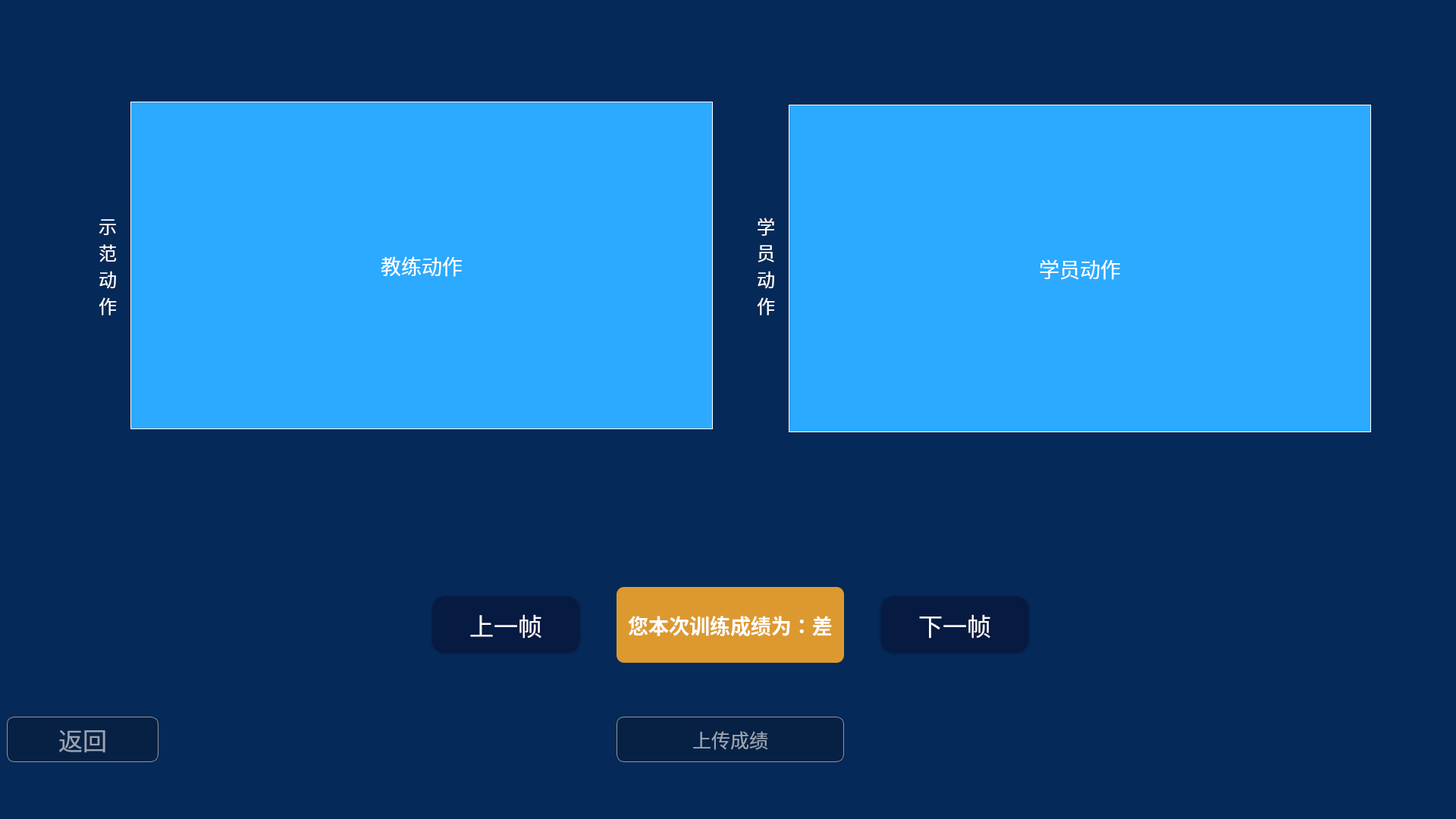
<?xml version="1.0" encoding="UTF-8"?>
<ui version="4.0">
 <class>Action_Eval</class>
 <widget class="QWidget" name="Action_Eval">
  <property name="geometry">
   <rect>
    <x>0</x>
    <y>0</y>
    <width>1920</width>
    <height>1080</height>
   </rect>
  </property>
  <property name="minimumSize">
   <size>
    <width>1920</width>
    <height>1080</height>
   </size>
  </property>
  <property name="maximumSize">
   <size>
    <width>1920</width>
    <height>1080</height>
   </size>
  </property>
  <property name="windowTitle">
   <string>Form</string>
  </property>
  <layout class="QHBoxLayout" name="horizontalLayout">
   <property name="spacing">
    <number>0</number>
   </property>
   <property name="leftMargin">
    <number>0</number>
   </property>
   <property name="topMargin">
    <number>0</number>
   </property>
   <property name="rightMargin">
    <number>0</number>
   </property>
   <property name="bottomMargin">
    <number>0</number>
   </property>
   <item>
    <widget class="QFrame" name="main_frame">
     <property name="minimumSize">
      <size>
       <width>0</width>
       <height>0</height>
      </size>
     </property>
     <property name="maximumSize">
      <size>
       <width>1920</width>
       <height>1080</height>
      </size>
     </property>
     <property name="styleSheet">
      <string notr="true">QFrame{
background-color: rgb(5,41,88);
}</string>
     </property>
     <property name="frameShape">
      <enum>QFrame::NoFrame</enum>
     </property>
     <property name="frameShadow">
      <enum>QFrame::Raised</enum>
     </property>
     <layout class="QVBoxLayout" name="verticalLayout">
      <property name="spacing">
       <number>0</number>
      </property>
      <property name="leftMargin">
       <number>0</number>
      </property>
      <property name="topMargin">
       <number>0</number>
      </property>
      <property name="rightMargin">
       <number>0</number>
      </property>
      <property name="bottomMargin">
       <number>0</number>
      </property>
      <item>
       <widget class="QFrame" name="top_frame">
        <property name="minimumSize">
         <size>
          <width>1920</width>
          <height>700</height>
         </size>
        </property>
        <property name="maximumSize">
         <size>
          <width>1920</width>
          <height>700</height>
         </size>
        </property>
        <property name="frameShape">
         <enum>QFrame::NoFrame</enum>
        </property>
        <property name="frameShadow">
         <enum>QFrame::Raised</enum>
        </property>
        <layout class="QHBoxLayout" name="horizontalLayout_3">
         <property name="spacing">
          <number>0</number>
         </property>
         <property name="leftMargin">
          <number>0</number>
         </property>
         <property name="topMargin">
          <number>0</number>
         </property>
         <property name="rightMargin">
          <number>0</number>
         </property>
         <property name="bottomMargin">
          <number>0</number>
         </property>
         <item>
          <spacer name="horizontalSpacer_7">
           <property name="orientation">
            <enum>Qt::Horizontal</enum>
           </property>
           <property name="sizeHint" stdset="0">
            <size>
             <width>40</width>
             <height>20</height>
            </size>
           </property>
          </spacer>
         </item>
         <item>
          <widget class="QLabel" name="lab_hint1">
           <property name="minimumSize">
            <size>
             <width>60</width>
             <height>0</height>
            </size>
           </property>
           <property name="maximumSize">
            <size>
             <width>60</width>
             <height>16777215</height>
            </size>
           </property>
           <property name="font">
            <font>
             <family>微软雅黑</family>
             <pointsize>18</pointsize>
             <bold>false</bold>
            </font>
           </property>
           <property name="styleSheet">
            <string notr="true">color: rgb(255, 255, 255);</string>
           </property>
           <property name="text">
            <string>示
范
动
作</string>
           </property>
           <property name="alignment">
            <set>Qt::AlignCenter</set>
           </property>
          </widget>
         </item>
         <item>
          <widget class="QLabel" name="lab_right_fig">
           <property name="minimumSize">
            <size>
             <width>768</width>
             <height>432</height>
            </size>
           </property>
           <property name="maximumSize">
            <size>
             <width>768</width>
             <height>432</height>
            </size>
           </property>
           <property name="font">
            <font>
             <family>微软雅黑</family>
             <pointsize>20</pointsize>
             <bold>false</bold>
            </font>
           </property>
           <property name="styleSheet">
            <string notr="true">background-color: rgb(43, 170, 255);
color: rgb(255, 255, 255);
border:1px solid;
border-color:rgb(255, 255, 255);</string>
           </property>
           <property name="text">
            <string>教练动作</string>
           </property>
           <property name="alignment">
            <set>Qt::AlignCenter</set>
           </property>
          </widget>
         </item>
         <item>
          <spacer name="horizontalSpacer_6">
           <property name="orientation">
            <enum>Qt::Horizontal</enum>
           </property>
           <property name="sizeType">
            <enum>QSizePolicy::Fixed</enum>
           </property>
           <property name="sizeHint" stdset="0">
            <size>
             <width>40</width>
             <height>20</height>
            </size>
           </property>
          </spacer>
         </item>
         <item>
          <widget class="QLabel" name="lab_hint2">
           <property name="minimumSize">
            <size>
             <width>60</width>
             <height>0</height>
            </size>
           </property>
           <property name="maximumSize">
            <size>
             <width>60</width>
             <height>16777215</height>
            </size>
           </property>
           <property name="font">
            <font>
             <family>微软雅黑</family>
             <pointsize>18</pointsize>
             <bold>false</bold>
            </font>
           </property>
           <property name="styleSheet">
            <string notr="true">color: rgb(255, 255, 255);</string>
           </property>
           <property name="text">
            <string>学
员
动
作</string>
           </property>
           <property name="alignment">
            <set>Qt::AlignCenter</set>
           </property>
          </widget>
         </item>
         <item>
          <widget class="QLabel" name="lab_left_fig">
           <property name="minimumSize">
            <size>
             <width>768</width>
             <height>432</height>
            </size>
           </property>
           <property name="maximumSize">
            <size>
             <width>768</width>
             <height>423</height>
            </size>
           </property>
           <property name="sizeIncrement">
            <size>
             <width>0</width>
             <height>0</height>
            </size>
           </property>
           <property name="font">
            <font>
             <family>微软雅黑</family>
             <pointsize>20</pointsize>
             <bold>false</bold>
            </font>
           </property>
           <property name="styleSheet">
            <string notr="true">background-color: rgb(43, 170, 255);
color: rgb(255, 255, 255);
border:1px solid;
border-color:rgb(255, 255, 255);</string>
           </property>
           <property name="text">
            <string>学员动作</string>
           </property>
           <property name="alignment">
            <set>Qt::AlignCenter</set>
           </property>
          </widget>
         </item>
         <item>
          <spacer name="horizontalSpacer_8">
           <property name="orientation">
            <enum>Qt::Horizontal</enum>
           </property>
           <property name="sizeHint" stdset="0">
            <size>
             <width>40</width>
             <height>20</height>
            </size>
           </property>
          </spacer>
         </item>
        </layout>
       </widget>
      </item>
      <item>
       <widget class="QFrame" name="bottom_frame">
        <property name="font">
         <font>
          <family>微软雅黑</family>
          <pointsize>14</pointsize>
         </font>
        </property>
        <property name="styleSheet">
         <string notr="true">QPushButton{
border:none;
color: rgb(255, 255, 255);
}</string>
        </property>
        <property name="frameShape">
         <enum>QFrame::NoFrame</enum>
        </property>
        <property name="frameShadow">
         <enum>QFrame::Raised</enum>
        </property>
        <layout class="QGridLayout" name="gridLayout">
         <item row="0" column="6">
          <widget class="QPushButton" name="btn_right">
           <property name="minimumSize">
            <size>
             <width>200</width>
             <height>80</height>
            </size>
           </property>
           <property name="maximumSize">
            <size>
             <width>200</width>
             <height>80</height>
            </size>
           </property>
           <property name="font">
            <font>
             <family>微软雅黑</family>
             <pointsize>24</pointsize>
             <bold>false</bold>
            </font>
           </property>
           <property name="layoutDirection">
            <enum>Qt::LeftToRight</enum>
           </property>
           <property name="styleSheet">
            <string notr="true">background-color: rgb(6,26,66);
border-radius:20px;
border:5px solid;
border-color:rgba(6,26,66,50);</string>
           </property>
           <property name="text">
            <string>下一帧</string>
           </property>
           <property name="icon">
            <iconset>
             <normaloff>:/icons/figs/icon/右箭头.png</normaloff>:/icons/figs/icon/右箭头.png</iconset>
           </property>
           <property name="iconSize">
            <size>
             <width>60</width>
             <height>60</height>
            </size>
           </property>
          </widget>
         </item>
         <item row="1" column="8">
          <spacer name="horizontalSpacer_5">
           <property name="orientation">
            <enum>Qt::Horizontal</enum>
           </property>
           <property name="sizeType">
            <enum>QSizePolicy::Fixed</enum>
           </property>
           <property name="sizeHint" stdset="0">
            <size>
             <width>200</width>
             <height>0</height>
            </size>
           </property>
          </spacer>
         </item>
         <item row="0" column="4">
          <widget class="QLabel" name="lab_text">
           <property name="minimumSize">
            <size>
             <width>300</width>
             <height>100</height>
            </size>
           </property>
           <property name="maximumSize">
            <size>
             <width>300</width>
             <height>150</height>
            </size>
           </property>
           <property name="font">
            <font>
             <family>微软雅黑</family>
             <pointsize>20</pointsize>
             <bold>true</bold>
            </font>
           </property>
           <property name="styleSheet">
            <string notr="true">background-color:rgb(220, 153, 47);
color:rgb(255, 255, 255);
border:none;
border-radius:10px;</string>
           </property>
           <property name="text">
            <string>您本次训练成绩为：差</string>
           </property>
           <property name="alignment">
            <set>Qt::AlignCenter</set>
           </property>
          </widget>
         </item>
         <item row="0" column="1">
          <spacer name="horizontalSpacer_3">
           <property name="orientation">
            <enum>Qt::Horizontal</enum>
           </property>
           <property name="sizeHint" stdset="0">
            <size>
             <width>40</width>
             <height>20</height>
            </size>
           </property>
          </spacer>
         </item>
         <item row="0" column="2">
          <widget class="QPushButton" name="btn_left">
           <property name="minimumSize">
            <size>
             <width>200</width>
             <height>80</height>
            </size>
           </property>
           <property name="maximumSize">
            <size>
             <width>200</width>
             <height>80</height>
            </size>
           </property>
           <property name="font">
            <font>
             <family>微软雅黑</family>
             <pointsize>24</pointsize>
             <bold>false</bold>
            </font>
           </property>
           <property name="layoutDirection">
            <enum>Qt::RightToLeft</enum>
           </property>
           <property name="styleSheet">
            <string notr="true">background-color: rgb(6,26,66);
border-radius:20px;
border:5px solid;
border-color:rgba(6,26,66,50);</string>
           </property>
           <property name="text">
            <string>上一帧</string>
           </property>
           <property name="icon">
            <iconset>
             <normaloff>:/icons/figs/icon/左箭头.png</normaloff>:/icons/figs/icon/左箭头.png</iconset>
           </property>
           <property name="iconSize">
            <size>
             <width>60</width>
             <height>60</height>
            </size>
           </property>
          </widget>
         </item>
         <item row="0" column="3">
          <spacer name="horizontalSpacer">
           <property name="orientation">
            <enum>Qt::Horizontal</enum>
           </property>
           <property name="sizeType">
            <enum>QSizePolicy::Fixed</enum>
           </property>
           <property name="sizeHint" stdset="0">
            <size>
             <width>40</width>
             <height>20</height>
            </size>
           </property>
          </spacer>
         </item>
         <item row="0" column="7">
          <spacer name="horizontalSpacer_4">
           <property name="orientation">
            <enum>Qt::Horizontal</enum>
           </property>
           <property name="sizeHint" stdset="0">
            <size>
             <width>40</width>
             <height>20</height>
            </size>
           </property>
          </spacer>
         </item>
         <item row="3" column="4">
          <widget class="QPushButton" name="btn_upload">
           <property name="sizePolicy">
            <sizepolicy hsizetype="Preferred" vsizetype="Preferred">
             <horstretch>0</horstretch>
             <verstretch>0</verstretch>
            </sizepolicy>
           </property>
           <property name="minimumSize">
            <size>
             <width>300</width>
             <height>60</height>
            </size>
           </property>
           <property name="maximumSize">
            <size>
             <width>150</width>
             <height>60</height>
            </size>
           </property>
           <property name="font">
            <font>
             <family>微软雅黑</family>
             <pointsize>19</pointsize>
            </font>
           </property>
           <property name="layoutDirection">
            <enum>Qt::LeftToRight</enum>
           </property>
           <property name="styleSheet">
            <string notr="true">
color: rgba(255, 255, 255, 150);
border:none;
border-radius:10px;
background-color: rgb(6,33,68);
border:1px solid;

border-color: rgb(149, 149, 149);</string>
           </property>
           <property name="text">
            <string>上传成绩</string>
           </property>
          </widget>
         </item>
         <item row="0" column="5">
          <spacer name="horizontalSpacer_2">
           <property name="orientation">
            <enum>Qt::Horizontal</enum>
           </property>
           <property name="sizeType">
            <enum>QSizePolicy::Fixed</enum>
           </property>
           <property name="sizeHint" stdset="0">
            <size>
             <width>40</width>
             <height>20</height>
            </size>
           </property>
          </spacer>
         </item>
         <item row="3" column="0">
          <widget class="QPushButton" name="btn_back">
           <property name="minimumSize">
            <size>
             <width>200</width>
             <height>60</height>
            </size>
           </property>
           <property name="maximumSize">
            <size>
             <width>200</width>
             <height>60</height>
            </size>
           </property>
           <property name="font">
            <font>
             <family>微软雅黑</family>
             <pointsize>24</pointsize>
            </font>
           </property>
           <property name="styleSheet">
            <string notr="true">color: rgba(255, 255, 255, 150);
border:none;
border-radius:10px;
background-color: rgb(6,33,68);
border:1px solid;
border-color: rgb(149, 149, 149);</string>
           </property>
           <property name="text">
            <string>返回</string>
           </property>
           <property name="icon">
            <iconset>
             <normaloff>:/icons/figs/icon/返回.png</normaloff>:/icons/figs/icon/返回.png</iconset>
           </property>
           <property name="iconSize">
            <size>
             <width>45</width>
             <height>45</height>
            </size>
           </property>
          </widget>
         </item>
        </layout>
       </widget>
      </item>
     </layout>
    </widget>
   </item>
  </layout>
 </widget>
 <resources>
  <include location="../../res.qrc"/>
 </resources>
 <connections/>
</ui>
